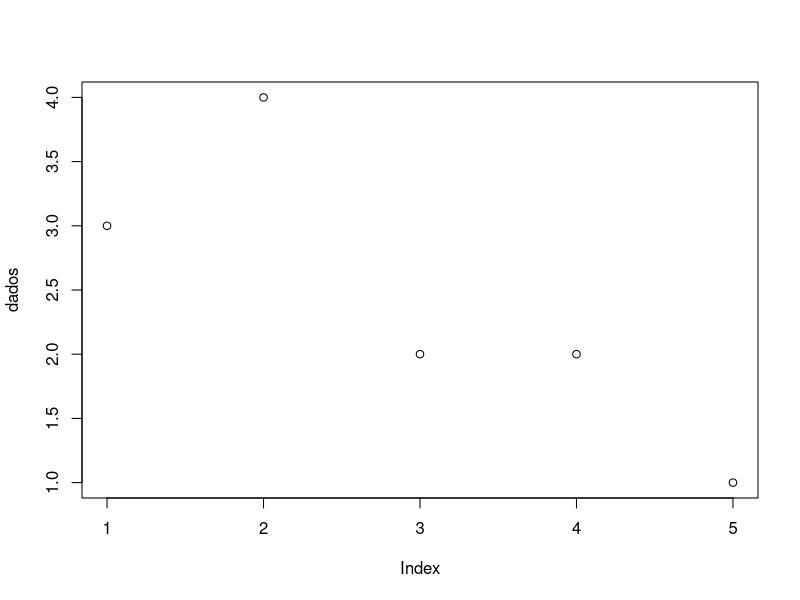
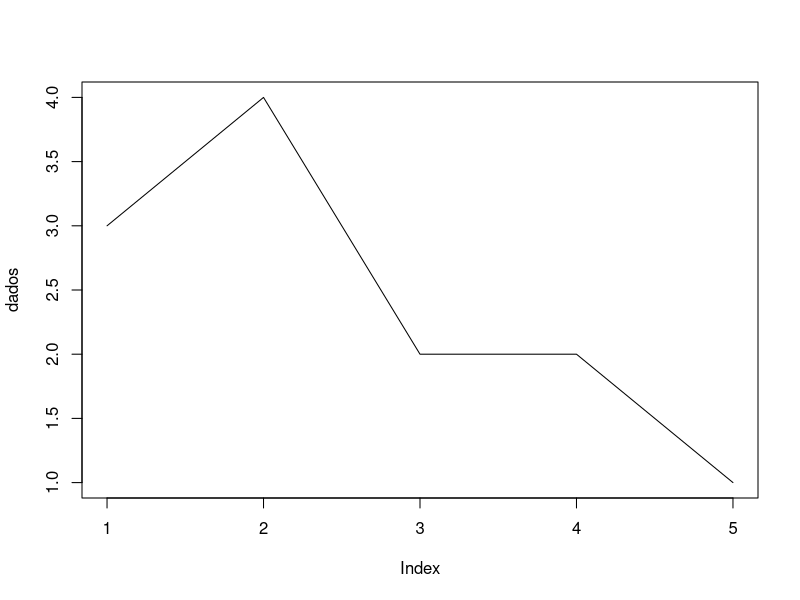
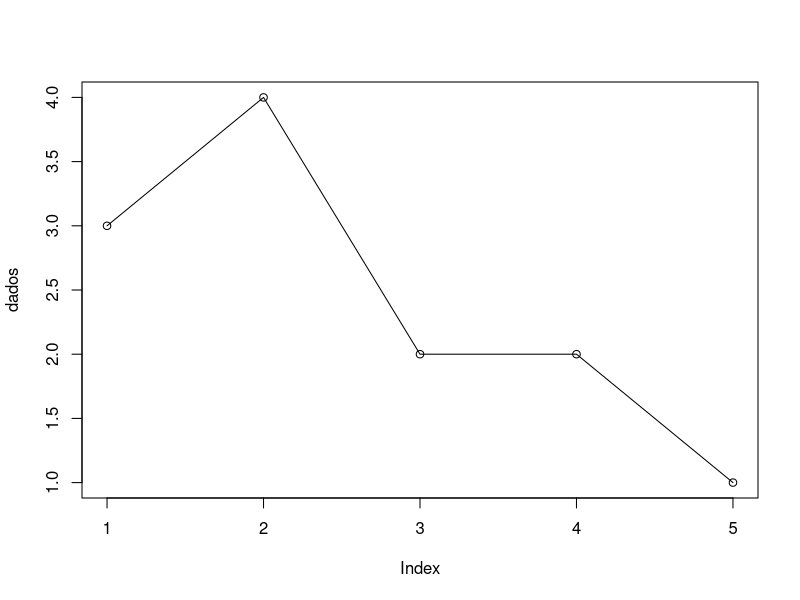
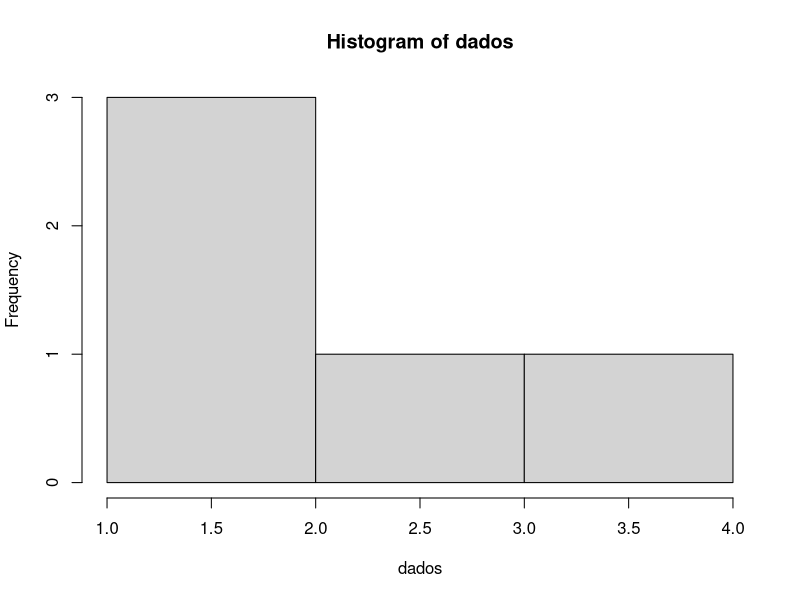
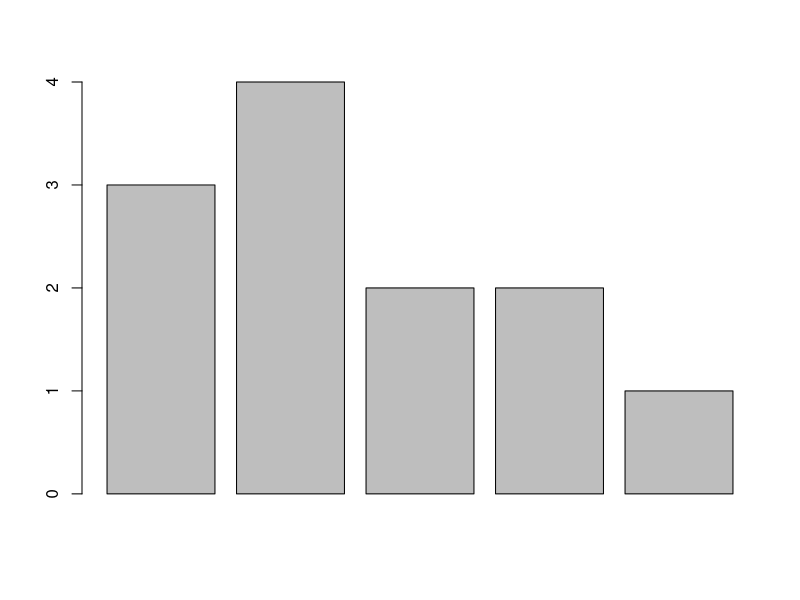
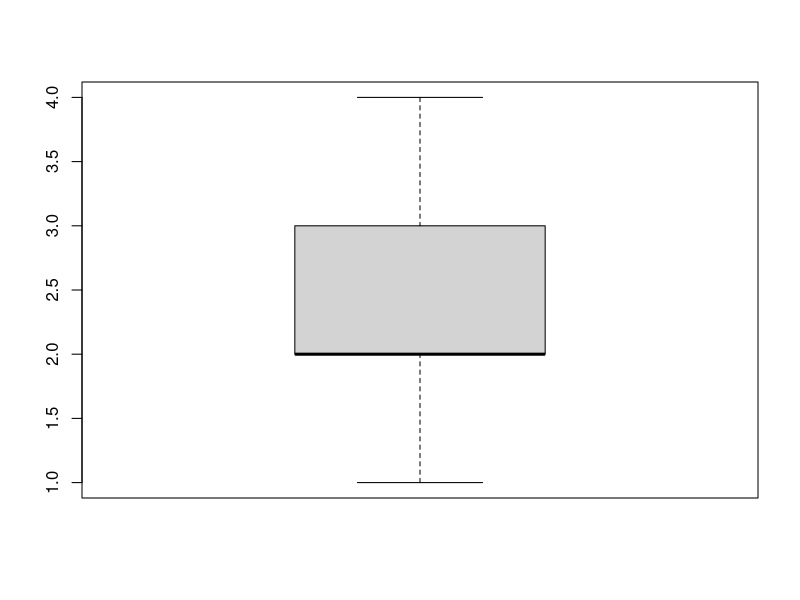
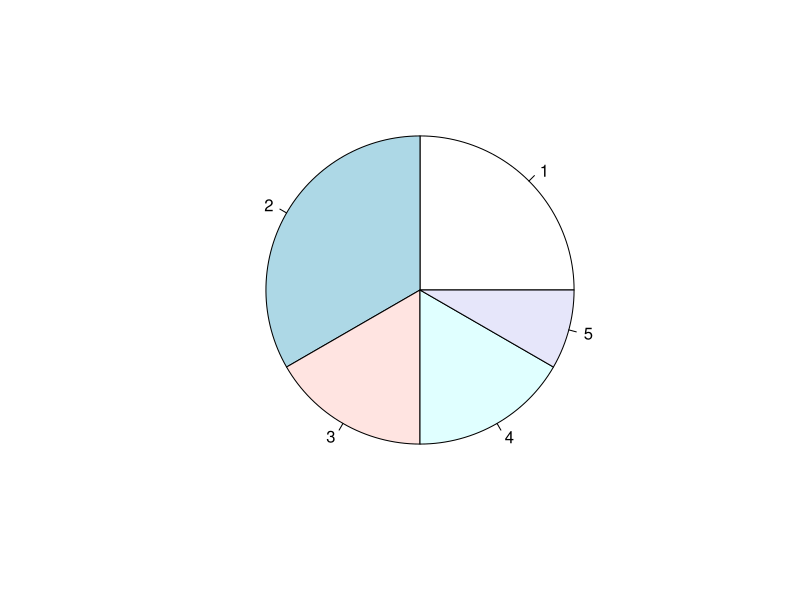
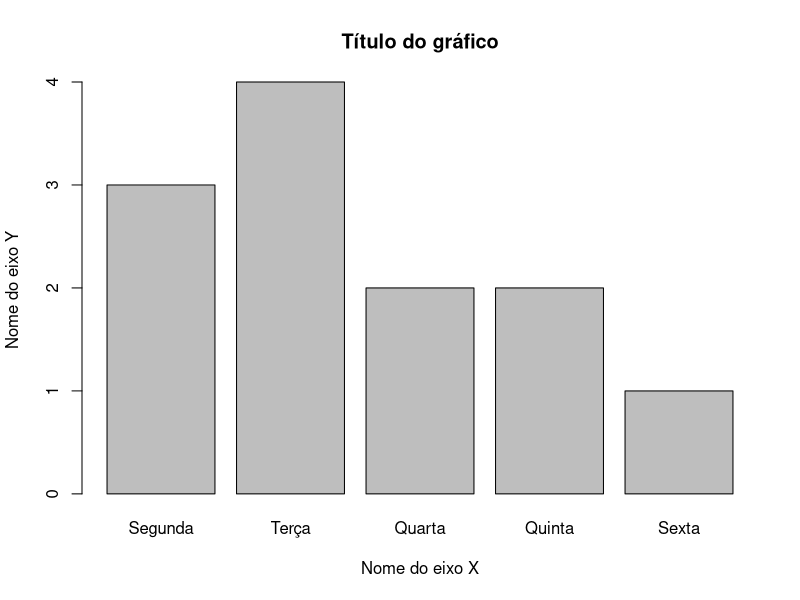

The R script that drew these images, in order:
#gráficos
#criando dados
dados<- c(3,4,2,2,1)

plot(dados) #plot simples de pontos
plot(dados,type="l") # gráfico de linha
plot(dados,type="o") # gráfico de pontos com linhas

#histograma

hist(dados)

#Grafico de barras
barplot(dados)

  
#Boxplot
boxplot(dados)
#Gráfico de pizza
pie(dados)


#adicionando detalhes
barplot(dados, # gráfico
main="Título do gráfico", # título
xlab="Nome do eixo X",  # Eixo x
ylab="Nome do eixo Y",
names.arg=c("Segunda","Terça","Quarta","Quinta","Sexta")) # nomes no eixo X
